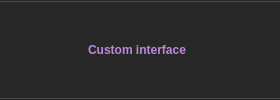
          <widget class="QWidget" name="NameContainer_117" native="true">
           <property name="sizePolicy">
            <sizepolicy hsizetype="Preferred" vsizetype="Minimum">
             <horstretch>0</horstretch>
             <verstretch>0</verstretch>
            </sizepolicy>
           </property>
           <layout class="QVBoxLayout" name="verticalLayout_120">
            <property name="spacing">
             <number>0</number>
            </property>
            <property name="leftMargin">
             <number>0</number>
            </property>
            <property name="topMargin">
             <number>0</number>
            </property>
            <property name="rightMargin">
             <number>0</number>
            </property>
            <property name="bottomMargin">
             <number>0</number>
            </property>
            <item>
             <widget class="QWidget" name="widget_132" native="true">
              <property name="minimumSize">
               <size>
                <width>0</width>
                <height>1</height>
               </size>
              </property>
              <property name="maximumSize">
               <size>
                <width>16777215</width>
                <height>1</height>
               </size>
              </property>
              <property name="styleSheet">
               <string notr="true">*{background-color:#262626}</string>
              </property>
             </widget>
            </item>
            <item>
             <widget class="QWidget" name="widget_133" native="true">
              <property name="minimumSize">
               <size>
                <width>0</width>
                <height>1</height>
               </size>
              </property>
              <property name="maximumSize">
               <size>
                <width>16777215</width>
                <height>1</height>
               </size>
              </property>
              <property name="styleSheet">
               <string notr="true">*{background-color:#494949}</string>
              </property>
             </widget>
            </item>
            <item>
             <layout class="QHBoxLayout" name="horizontalLayout_114">
              <property name="topMargin">
               <number>0</number>
              </property>
              <item>
               <widget class="QWidget" name="widget_22" native="true">
                <property name="minimumSize">
                 <size>
                  <width>0</width>
                  <height>0</height>
                 </size>
                </property>
                <property name="focusPolicy">
                 <enum>Qt::WheelFocus</enum>
                </property>
                <property name="styleSheet">
                 <string notr="true">#widget_22{background-color:#272727;}</string>
                </property>
                <layout class="QHBoxLayout" name="horizontalLayout_21">
                 <property name="spacing">
                  <number>0</number>
                 </property>
                 <property name="leftMargin">
                  <number>0</number>
                 </property>
                 <property name="topMargin">
                  <number>0</number>
                 </property>
                 <property name="rightMargin">
                  <number>0</number>
                 </property>
                 <property name="bottomMargin">
                  <number>0</number>
                 </property>
                 <item>
                  <spacer name="horizontalSpacer_7">
                   <property name="orientation">
                    <enum>Qt::Horizontal</enum>
                   </property>
                   <property name="sizeHint" stdset="0">
                    <size>
                     <width>88</width>
                     <height>20</height>
                    </size>
                   </property>
                  </spacer>
                 </item>
                 <item>
                  <widget class="QLabel" name="CustomInterfaceLabel">
                   <property name="sizePolicy">
                    <sizepolicy hsizetype="Preferred" vsizetype="Preferred">
                     <horstretch>0</horstretch>
                     <verstretch>0</verstretch>
                    </sizepolicy>
                   </property>
                   <property name="font">
                    <font>
                     <weight>75</weight>
                     <italic>false</italic>
                     <bold>true</bold>
                     <underline>false</underline>
                    </font>
                   </property>
                   <property name="toolTip">
                    <string>&lt;html&gt;&lt;head/&gt;&lt;body&gt;&lt;p style='width:500px'&gt;By default BAS generates user interface automatically. Custom interface function helps you to change every part of compiled application: every button, every label, colors, styles, animations, backgrounds and so on can be changed.&lt;/p&gt;&lt;/body&gt;&lt;/html&gt;
</string>
                   </property>
                   <property name="styleSheet">
                    <string notr="true">#CustomInterfaceLabel{color:#bc89da}</string>
                   </property>
                   <property name="text">
                    <string>Custom interface</string>
                   </property>
                   <property name="alignment">
                    <set>Qt::AlignCenter</set>
                   </property>
                   <property name="margin">
                    <number>9</number>
                   </property>
                  </widget>
                 </item>
                 <item>
                  <widget class="QLabel" name="label_16">
                   <property name="toolTip">
                    <string>&lt;html&gt;&lt;head/&gt;&lt;body&gt;&lt;p style='width:500px'&gt;By default BAS generates user interface automatically. Custom interface function helps you to change every part of compiled application: every button, every label, colors, styles, animations, backgrounds and so on can be changed.&lt;/p&gt;&lt;/body&gt;&lt;/html&gt;
</string>
                   </property>
                   <property name="text">
                    <string/>
                   </property>
                  </widget>
                 </item>
                 <item>
                  <spacer name="horizontalSpacer_8">
                   <property name="orientation">
                    <enum>Qt::Horizontal</enum>
                   </property>
                   <property name="sizeHint" stdset="0">
                    <size>
                     <width>87</width>
                     <height>20</height>
                    </size>
                   </property>
                  </spacer>
                 </item>
                </layout>
               </widget>
              </item>
             </layout>
            </item>
            <item>
             <widget class="QWidget" name="widget_134" native="true">
              <property name="minimumSize">
               <size>
                <width>0</width>
                <height>1</height>
               </size>
              </property>
              <property name="maximumSize">
               <size>
                <width>16777215</width>
                <height>1</height>
               </size>
              </property>
              <property name="styleSheet">
               <string notr="true">*{background-color:#494949}</string>
              </property>
             </widget>
            </item>
            <item>
             <widget class="QWidget" name="widget_135" native="true">
              <property name="minimumSize">
               <size>
                <width>0</width>
                <height>1</height>
               </size>
              </property>
              <property name="maximumSize">
               <size>
                <width>16777215</width>
                <height>1</height>
               </size>
              </property>
              <property name="styleSheet">
               <string notr="true">*{background-color:#262626}</string>
              </property>
             </widget>
            </item>
           </layout>
          </widget>
